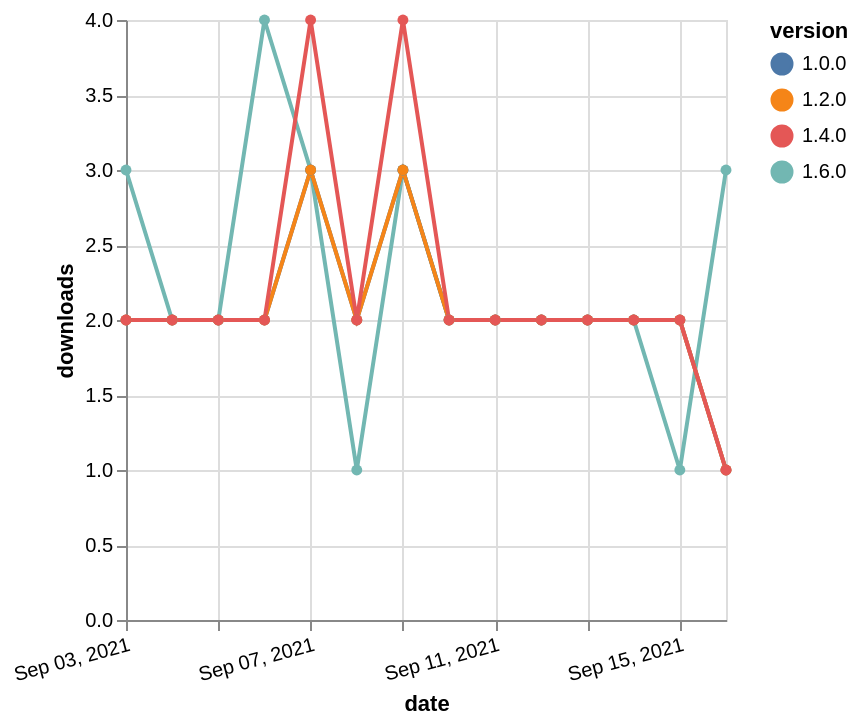

Vega-Lite specification for this chart:
### Vega-Lite specification from a JSON file in a GitHub repository (floating-point values rounded to 4 significant figures)
{"$schema": "https://vega.github.io/schema/vega-lite/v5.json", "description": "A simple bar chart with embedded data.", "data": {"values": [{"date": "2021-09-03", "total": 228, "delta": 3, "version": "1.6.0"}, {"date": "2021-09-04", "total": 230, "delta": 2, "version": "1.6.0"}, {"date": "2021-09-05", "total": 232, "delta": 2, "version": "1.6.0"}, {"date": "2021-09-06", "total": 236, "delta": 4, "version": "1.6.0"}, {"date": "2021-09-07", "total": 239, "delta": 3, "version": "1.6.0"}, {"date": "2021-09-08", "total": 240, "delta": 1, "version": "1.6.0"}, {"date": "2021-09-09", "total": 243, "delta": 3, "version": "1.6.0"}, {"date": "2021-09-10", "total": 245, "delta": 2, "version": "1.6.0"}, {"date": "2021-09-11", "total": 247, "delta": 2, "version": "1.6.0"}, {"date": "2021-09-12", "total": 249, "delta": 2, "version": "1.6.0"}, {"date": "2021-09-13", "total": 251, "delta": 2, "version": "1.6.0"}, {"date": "2021-09-14", "total": 253, "delta": 2, "version": "1.6.0"}, {"date": "2021-09-15", "total": 254, "delta": 1, "version": "1.6.0"}, {"date": "2021-09-16", "total": 257, "delta": 3, "version": "1.6.0"}, {"date": "2021-09-03", "total": 1464, "delta": 2, "version": "1.0.0"}, {"date": "2021-09-04", "total": 1466, "delta": 2, "version": "1.0.0"}, {"date": "2021-09-05", "total": 1468, "delta": 2, "version": "1.0.0"}, {"date": "2021-09-06", "total": 1470, "delta": 2, "version": "1.0.0"}, {"date": "2021-09-07", "total": 1473, "delta": 3, "version": "1.0.0"}, {"date": "2021-09-08", "total": 1475, "delta": 2, "version": "1.0.0"}, {"date": "2021-09-09", "total": 1478, "delta": 3, "version": "1.0.0"}, {"date": "2021-09-10", "total": 1480, "delta": 2, "version": "1.0.0"}, {"date": "2021-09-11", "total": 1482, "delta": 2, "version": "1.0.0"}, {"date": "2021-09-12", "total": 1484, "delta": 2, "version": "1.0.0"}, {"date": "2021-09-13", "total": 1486, "delta": 2, "version": "1.0.0"}, {"date": "2021-09-14", "total": 1488, "delta": 2, "version": "1.0.0"}, {"date": "2021-09-15", "total": 1490, "delta": 2, "version": "1.0.0"}, {"date": "2021-09-16", "total": 1491, "delta": 1, "version": "1.0.0"}, {"date": "2021-09-03", "total": 1019, "delta": 2, "version": "1.2.0"}, {"date": "2021-09-04", "total": 1021, "delta": 2, "version": "1.2.0"}, {"date": "2021-09-05", "total": 1023, "delta": 2, "version": "1.2.0"}, {"date": "2021-09-06", "total": 1025, "delta": 2, "version": "1.2.0"}, {"date": "2021-09-07", "total": 1028, "delta": 3, "version": "1.2.0"}, {"date": "2021-09-08", "total": 1030, "delta": 2, "version": "1.2.0"}, {"date": "2021-09-09", "total": 1033, "delta": 3, "version": "1.2.0"}, {"date": "2021-09-10", "total": 1035, "delta": 2, "version": "1.2.0"}, {"date": "2021-09-11", "total": 1037, "delta": 2, "version": "1.2.0"}, {"date": "2021-09-12", "total": 1039, "delta": 2, "version": "1.2.0"}, {"date": "2021-09-13", "total": 1041, "delta": 2, "version": "1.2.0"}, {"date": "2021-09-14", "total": 1043, "delta": 2, "version": "1.2.0"}, {"date": "2021-09-15", "total": 1045, "delta": 2, "version": "1.2.0"}, {"date": "2021-09-16", "total": 1046, "delta": 1, "version": "1.2.0"}, {"date": "2021-09-03", "total": 725, "delta": 2, "version": "1.4.0"}, {"date": "2021-09-04", "total": 727, "delta": 2, "version": "1.4.0"}, {"date": "2021-09-05", "total": 729, "delta": 2, "version": "1.4.0"}, {"date": "2021-09-06", "total": 731, "delta": 2, "version": "1.4.0"}, {"date": "2021-09-07", "total": 735, "delta": 4, "version": "1.4.0"}, {"date": "2021-09-08", "total": 737, "delta": 2, "version": "1.4.0"}, {"date": "2021-09-09", "total": 741, "delta": 4, "version": "1.4.0"}, {"date": "2021-09-10", "total": 743, "delta": 2, "version": "1.4.0"}, {"date": "2021-09-11", "total": 745, "delta": 2, "version": "1.4.0"}, {"date": "2021-09-12", "total": 747, "delta": 2, "version": "1.4.0"}, {"date": "2021-09-13", "total": 749, "delta": 2, "version": "1.4.0"}, {"date": "2021-09-14", "total": 751, "delta": 2, "version": "1.4.0"}, {"date": "2021-09-15", "total": 753, "delta": 2, "version": "1.4.0"}, {"date": "2021-09-16", "total": 754, "delta": 1, "version": "1.4.0"}]}, "width": "container", "mark": {"type": "line", "point": {"filled": true}}, "encoding": {"x": {"field": "date", "type": "temporal", "timeUnit": "yearmonthdate", "title": "date", "axis": {"labelAngle": -15}}, "y": {"field": "delta", "type": "quantitative", "title": "downloads"}, "color": {"field": "version", "type": "nominal"}, "tooltip": {"field": "delta"}}}
